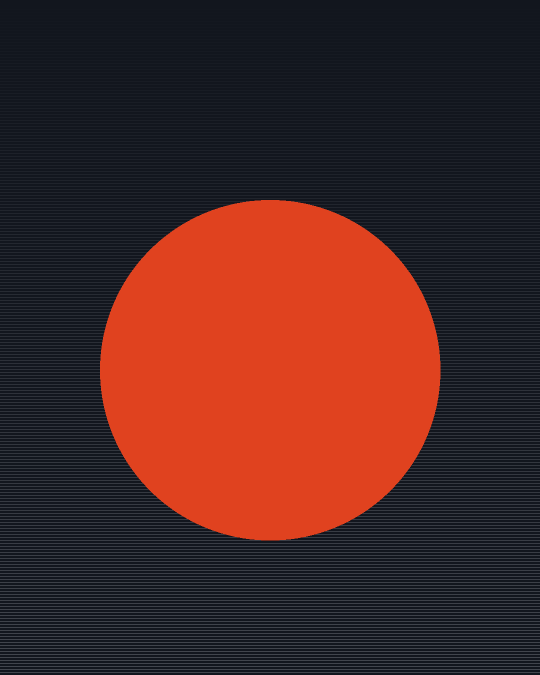
#> input picture media/probe0.png, 1080 x 1350 px (shown at 1/2 size)
$ python -i schaerfe.py   (imports and definitions only)
#> lines starting #> are read from the running program, lines starting #| are printed output that depends on the picture
"""Prüfen, ob eine gefundene Aufnahme wirklich scharf ist.

Die Auflösung sagt das nicht. Ein Bild kann 2400 Pixel breit sein und
trotzdem weich aussehen - ein Standbild aus einem Video, ein Scan, eine
Aufnahme, die schon einmal hochgerechnet wurde. Genau so eines ist im
Beitrag gelandet, und man sah es sofort.

Gemessen wird deshalb nicht die Pixelzahl, sondern, ob zwischen
benachbarten Bildpunkten überhaupt noch etwas passiert - und zwar an
dem Bild, das am Ende erscheint, nicht am Original. Das ist der
entscheidende Unterschied: Eine weiche 3000er-Aufnahme, auf 1080
heruntergerechnet, sieht gut aus. Dasselbe Bild auf 1080 hochgerechnet
nicht. Die Frage ist immer, was ankommt.

Die Kennzahl ist ein Verhältnis, und das ist Absicht. Verglichen wird,
wie stark sich ein Bild von seinem um einen Bildpunkt verschobenen
Selbst unterscheidet, mit demselben bei zwei Bildpunkten Versatz. Bei
einer scharfen Aufnahme steckt die Kante schon im einen Bildpunkt, das
Verhältnis liegt nahe eins. Bei einer weichen ist ein Bildpunkt noch
nichts und zwei erst etwas - das Verhältnis fällt.

Der Vorteil dieser Form: Der Motivkontrast kürzt sich heraus. Eine
Nebelaufnahme und ein Feuerwerk werden gleich behandelt, obwohl das
eine kaum und das andere sehr viel Kantenenergie hat. Eine absolute
Schwelle hätte den Nebel verworfen - so ist das schon einmal
schiefgegangen, bei der Frage, ob etwas ein Foto ist.

Gemessen wird in Kacheln, und genommen wird die beste. Ein Foto mit
offener Blende ist im Hintergrund unscharf und soll es sein; scharf
sein muss das Motiv. Über das ganze Bild gemittelt fiele so eine
Aufnahme durch, obwohl sie die bessere ist.
"""

from __future__ import annotations

import logging
from pathlib import Path

from PIL import Image, ImageChops, ImageStat

log = logging.getLogger(__name__)

# Das Format, in dem der Beitrag erscheint. Daran wird gemessen.
ZIELGROESSE = (1080, 1350)

# Wie fein gekachelt wird. Drei mal drei ist der Punkt, an dem eine
# Kachel gross genug fuer eine belastbare Messung und klein genug ist,
# um ein scharfes Motiv vom weichen Hintergrund zu trennen.
KACHELN = 3

# Ab hier gilt eine Aufnahme als scharf genug. Ausgemessen an
# Vergleichsbildern:
#
#   scharf, unveraendert            0,88
#   von 1256 auf 1080 verkleinert   0,78
#   um das 1,23-fache hochgerechnet 0,70
#   leicht weichgezeichnet          0,58
#   auf das Doppelte hochgerechnet  0,56
#   deutlich weichgezeichnet        0,51
#
# 0,62 liegt in der Luecke dazwischen, naeher an den unscharfen: Lieber
# ein weiches Bild zu viel durchlassen als ein gutes verwerfen - es
# gibt nicht so viele frei verwendbare Aufnahmen, dass man waehlerisch
# sein koennte.
SCHARF_GENUG = 0.62

# Unter so viel Unterschied ist eine Kachel eine leere Flaeche - Himmel,
# Wand, Tiefsee. Dort ist nichts zu messen, und das Verhaeltnis waere
# nur noch Rauschen geteilt durch Rauschen.
MINDESTUNTERSCHIED = 0.5


def _auf_zielgroesse(bild: Image.Image, groesse: tuple[int, int]) -> Image.Image:
    """Dasselbe Beschneiden wie beim Beitrag - aber ohne Nachschaerfen.

    Nachgeschaerft wird beim Beitrag bewusst; hier waere es Betrug an
    der eigenen Messung, denn dann bestuende das Bild die Pruefung
    wegen der Nachbearbeitung und nicht wegen seiner Qualitaet.
    """
    if bild.size == groesse:
        return bild
    ziel_b, ziel_h = groesse
    faktor = max(ziel_b / bild.width, ziel_h / bild.height)
    neu = bild.resize(
        (round(bild.width * faktor), round(bild.height * faktor)), Image.LANCZOS
    )
    links = (neu.width - ziel_b) // 2
    oben = max(0, int((neu.height - ziel_h) * 0.4))
    return neu.crop((links, oben, links + ziel_b, oben + ziel_h))


def _kennzahl(grau: Image.Image) -> float:
    """Das Verhaeltnis von Ein-Pixel- zu Zwei-Pixel-Unterschied."""

    def unterschied(versatz: int) -> float:
        verschoben = ImageChops.offset(grau, versatz, 0)
        return ImageStat.Stat(ImageChops.difference(grau, verschoben)).mean[0]

    zwei = unterschied(2)
    if zwei < MINDESTUNTERSCHIED:
        return 0.0
    return unterschied(1) / zwei


def schaerfewert(
    pfad: Path, *, groesse: tuple[int, int] = ZIELGROESSE, kacheln: int = KACHELN
) -> float:
    """Wie scharf dieses Bild im Beitrag ankommt. 0 heisst: nicht messbar.

    Zurueck kommt die beste Kachel, nicht der Durchschnitt - siehe oben.
    """
#> called with pfad = '../../media/probe0.png', groesse = (1080, 1350), kacheln = 3
    try:
        with Image.open(pfad) as offen:
#> offen is the input picture: PIL image 1080x1350 RGB; mean R, G, B 75.2, 38.7, 36
            grau = _auf_zielgroesse(offen.convert("RGB"), groesse).convert("L")
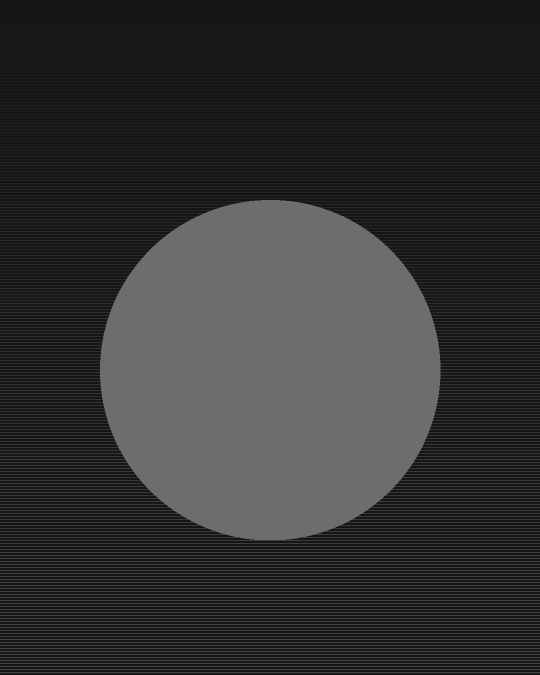
#> grau: PIL image 1080x1350 L (shown at 1/2 size); min 22, max 118, mean 49.5
    except Exception as exc:  # noqa: BLE001 - dann eben keine Aussage
        log.info("Schaerfe nicht gemessen (%s): %s", Path(pfad).name, exc)
        return 0.0

    breite, hoehe = grau.size
#> breite = 1080; hoehe = 1350
    werte = []
    for zeile in range(kacheln):
        for spalte in range(kacheln):
            kachel = grau.crop(
                (
                    spalte * breite // kacheln,
                    zeile * hoehe // kacheln,
                    (spalte + 1) * breite // kacheln,
                    (zeile + 1) * hoehe // kacheln,
                )
            )
            if wert := _kennzahl(kachel):
                werte.append(wert)
#> this loop made 3 passes
#> pass 1, in unterschied, `verschoben = ImageChops.offset(grau, versatz, 0)`:
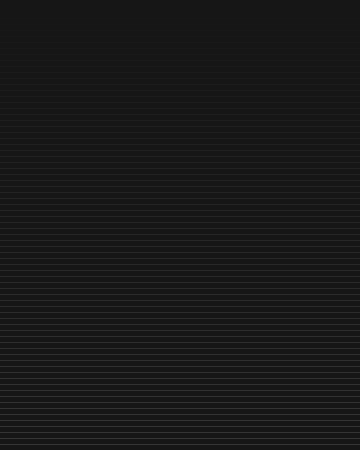
#> verschoben: PIL image 360x450 L; min 22, max 53, mean 24.6
#> pass 1, in unterschied (call 2), `verschoben = ImageChops.offset(grau, versatz, 0)`:
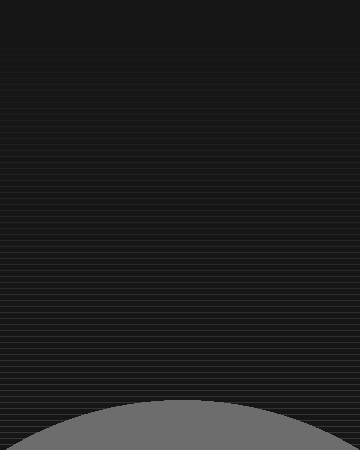
#> verschoben: PIL image 360x450 L; min 22, max 109, mean 30.7
#> pass 2, in unterschied (call 4), `verschoben = ImageChops.offset(grau, versatz, 0)`:
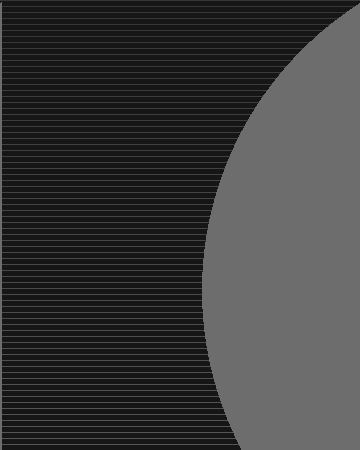
#> verschoben: PIL image 360x450 L; min 22, max 109, mean 57.2
#> after the loop, werte = [0.501, 0.5]
    return max(werte) if werte else 0.0


def ist_scharf(
    pfad: Path,
    *,
    groesse: tuple[int, int] = ZIELGROESSE,
    mindestens: float = SCHARF_GENUG,
) -> tuple[bool, str]:
    """Ob diese Aufnahme scharf genug ist. Dazu der Grund im Klartext.

    Ein Bild, an dem sich nichts messen laesst, gilt als scharf: Eine
    Messung, die nichts gefunden hat, ist kein Grund zu verwerfen.
    """
    wert = schaerfewert(pfad, groesse=groesse)
    if wert <= 0:
        return True, "Schärfe nicht messbar"
    if wert < mindestens:
        return False, f"unscharf im Beitragsformat ({wert:.2f})"
    return True, f"scharf ({wert:.2f})"


__all__ = ["SCHARF_GENUG", "ist_scharf", "schaerfewert"]

>>> result = schaerfewert('../../media/probe0.png')
#> result = 0.501

$ run again, on media/probe2.png
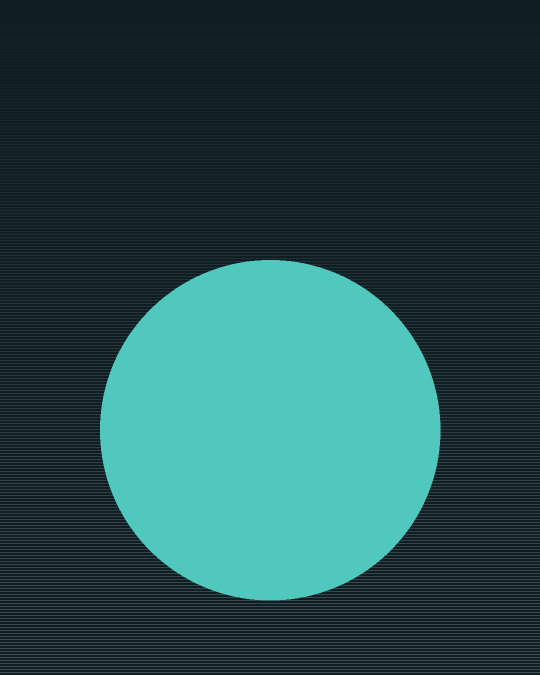
#> input picture media/probe2.png, 1080 x 1350 px (shown at 1/2 size)
#> in schaerfewert, offen is the input picture: PIL image 1080x1350 RGB; mean R, G, B 35.9, 77.8, 78.4
#> in schaerfewert, `grau = _auf_zielgroesse(offen.convert("RGB"), groesse).convert("L")`:
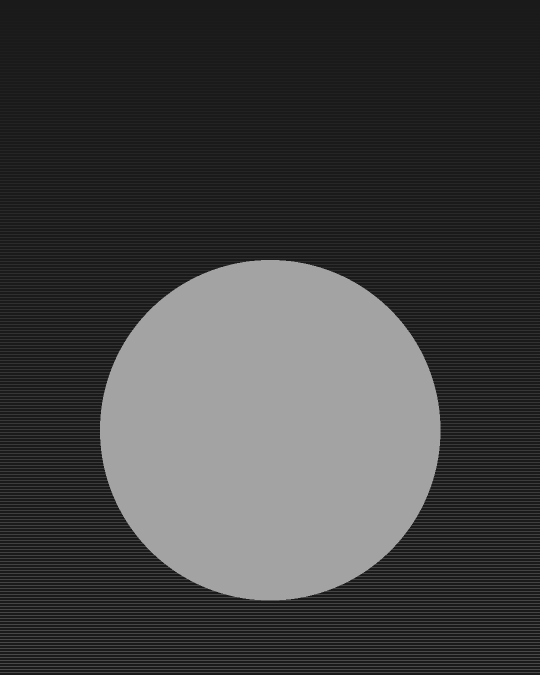
#> grau: PIL image 1080x1350 L (shown at 1/2 size); min 26, max 163, mean 65.6
#> the loop in schaerfewert, `for zeile in range(kacheln):` made 3 passes
#> pass 2, in unterschied (call 6), `verschoben = ImageChops.offset(grau, versatz, 0)`:
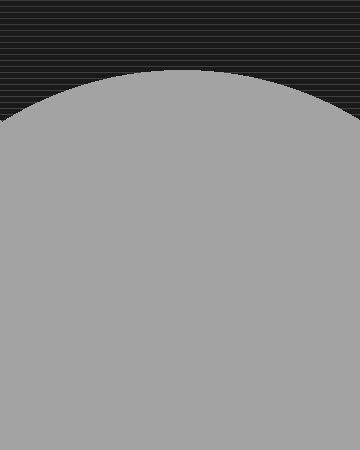
#> verschoben: PIL image 360x450 L; min 26, max 163, mean 137.8
#> after the loop in schaerfewert, `for zeile in range(kacheln):`: werte = [0.501, 0.5, 0.501, 0.5]
#> result = 0.501
